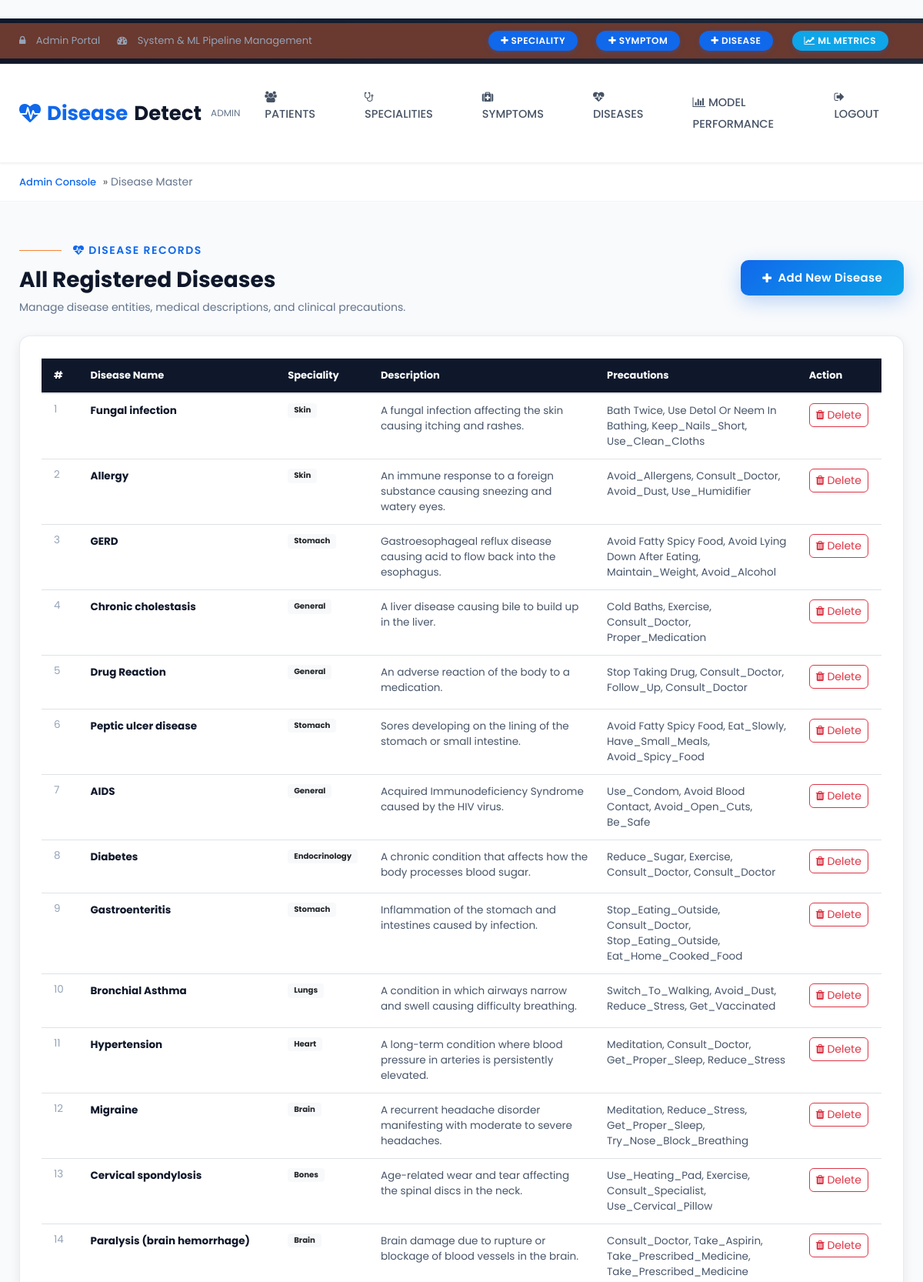
Page /diseasemaster (signed in, upper part) on the committed database.
### app/models.py (models this page shows)
class Disease(models.Model):
    name = models.TextField(primary_key=True)
    description = models.TextField()
    precautions = models.TextField()
    speciality = models.ForeignKey(Speciality, on_delete=models.RESTRICT)
    class Meta:
        db_table = 'tblDisease'

class Speciality(models.Model):
    name = models.TextField(primary_key=True)
    class Meta:
        db_table = 'tblSpeciality'

### app/views.py (the view)
def disease_master(request):
    if 'alogin' in request.session and request.session['alogin']:
        diseases = None
        message  = ''
        try:
            if request.method == "POST":
                disease = Disease.objects.get(name=request.POST.get("name"))
                disease.delete()
                message = 'Disease deleted successfully..'
            diseases = Disease.objects.all()
        except Exception as ex:
            message = ex
        return render(request, 'admin/disease_master.html', {'message': message, 'diseases': diseases})
    else:
        return redirect(login)

### templates/admin/disease_master.html (shortened to what this page needs)
﻿{% extends "admin/base.html" %}
{% block content %}
<nav id="breadcrumbs" class="breadcrumbs">
    <div class="container page-wrapper">
        <a href="/patientmaster">Admin Console</a> &raquo; <span class="breadcrumb_last" aria-current="page">Disease Master</span>
    </div>
</nav>
<section class="py-5" style="background: #f8fafc; min-height: 85vh;">
    <div class="container">
        <div class="d-flex flex-wrap justify-content-between align-items-center mb-4">
            <div>
                <h6 class="sub-title"><i class="fa fa-heartbeat"></i> Disease Records</h6>
                <h2 class="hny-title" style="font-size: 28px;">All Registered Diseases</h2>
                <p style="color: #64748b; font-size: 14px; margin: 4px 0 0;">
                    Manage disease entities, medical descriptions, and clinical precautions.
                </p>
            </div>
            <div class="mt-3 mt-md-0">
                <a href="/adddisease" class="btn btn-modern-primary">
                    <i class="fa fa-plus"></i> Add New Disease
                </a>
            </div>
        </div>
        <div class="modern-card">
            <div class="table-responsive">
                <table class="table table-hover align-middle mb-0">
                    <thead style="background: #0f172a; color: white; font-size: 13px;">
                        <tr>
                            <th style="padding: 12px 16px;">#</th>
                            <th>Disease Name</th>
                            <th>Speciality</th>
                            <th>Description</th>
                            <th>Precautions</th>
                            <th>Action</th>
                        </tr>
                    </thead>
                    <tbody style="font-size: 13.5px;">
                        {% for disease in diseases %}
                        <tr>
                            <td style="padding: 10px 16px; color: #94a3b8;">{{ forloop.counter }}</td>
                            <td style="font-weight: 700; color: #0f172a;">{{ disease.name }}</td>
                            <td><span class="badge badge-light px-2 py-1">{{ disease.speciality.name }}</span></td>
                            <td style="max-width: 280px; color: #475569;">{{ disease.description }}</td>
                            <td style="max-width: 250px; color: #475569;">{{ disease.precautions }}</td>
                            <td>
                                <form method="post" onsubmit="return confirm('Delete this disease record?');">
                                    <button type="submit" class="btn btn-sm btn-outline-danger" style="border-radius: 6px;">
                                        <i class="fa fa-trash"></i> Delete
                                    </button>
                                </form>
                            </td>
                        </tr>
                        {% empty %}
                        <tr>
                            <td colspan="6" class="text-center py-4 text-muted">
                                No custom diseases in database. ML model is using dataset diseases.
                            </td>
                        </tr>
                        {% endfor %}
                    </tbody>
                </table>
            </div>
        </div>
    </div>
</section>
{% endblock %}

### static/css/modern-custom.css (style rules this page uses)
:root { --primary: #1068eb; --primary-dark: #0a4ebd; --primary-light: #e8f1fd; --secondary: #0ea5e9; --success: #10b981; --success-light: #d1fae5; --warning: #f59e0b; --warning-light: #fef3c7; --danger: #ef4444; --danger-light: #fee2e2; --dark: #0f172a; --gray-900: #1e293b; --gray-700: #334155; --gray-500: #64748b; --gray-300: #cbd5e1; --gray-100: #f1f5f9; --gray-50: #f8fafc; --white: #ffffff; --radius-sm: 8px; --radius-md: 14px; --radius-lg: 20px; --shadow-sm: 0 1px 3px rgba(15, 23, 42, 0.06); --shadow-md: 0 4px 14px rgba(15, 23, 42, 0.08); --shadow-lg: 0 12px 30px rgba(15, 23, 42, 0.12); --shadow-primary: 0 8px 24px rgba(16, 104, 235, 0.25); --transition: all 0.25s cubic-bezier(0.4, 0, 0.2, 1); }
body { background-color: #f8fafc !important; font-family: 'Poppins', -apple-system, BlinkMacSystemFont, "Segoe UI", Roboto, sans-serif !important; color: var(--gray-700); }
.breadcrumbs { background: var(--white) !important; padding: 14px 0 !important; border-bottom: 1px solid var(--gray-100); font-size: 13.5px; }
.breadcrumbs a { color: var(--primary) !important; text-decoration: none; font-weight: 500; }
.breadcrumbs .breadcrumb_last { color: var(--gray-500); }
.sub-title { color: var(--primary) !important; font-weight: 600 !important; font-size: 14px !important; text-transform: uppercase; letter-spacing: 1.5px; margin-bottom: 6px; }
.hny-title { color: var(--dark) !important; font-weight: 700 !important; font-size: 28px !important; line-height: 1.3; }
.modern-card { background: var(--white); border-radius: var(--radius-md); border: 1px solid rgba(226, 232, 240, 0.8); box-shadow: var(--shadow-md); padding: 28px; transition: var(--transition); }
.btn-modern-primary, .btn-contact { background: linear-gradient(135deg, var(--primary), var(--secondary)) !important; color: var(--white) !important; border: none !important; border-radius: 10px !important; padding: 12px 28px !important; font-weight: 600 !important; font-size: 15px !important; letter-spacing: 0.3px; box-shadow: var(--shadow-primary); transition: var(--transition) !important; display: inline-flex; align-items: center; justify-content: center; gap: 8px; cursor: pointer; }

### rows in the picture
Disease: name "Fungal infection", speciality.name "Skin", description "A fungal infection affecting the skin causing itching and rashes.", precautions "Bath Twice, Use Detol Or Neem In Bathing, Keep_Nails_Short, Use_Clean_Cloths"
Disease: name "Allergy", speciality.name "Skin", description "An immune response to a foreign substance causing sneezing and watery eyes.", precautions "Avoid_Allergens, Consult_Doctor, Avoid_Dust, Use_Humidifier"
Disease: name "GERD", speciality.name "Stomach", description "Gastroesophageal reflux disease causing acid to flow back into the esophagus.", precautions "Avoid Fatty Spicy Food, Avoid Lying Down After Eating, Maintain_Weight, Avoid_Alcohol"
Disease: name "Chronic cholestasis", speciality.name "General", description "A liver disease causing bile to build up in the liver.", precautions "Cold Baths, Exercise, Consult_Doctor, Proper_Medication"
Disease: name "Drug Reaction", speciality.name "General", description "An adverse reaction of the body to a medication.", precautions "Stop Taking Drug, Consult_Doctor, Follow_Up, Consult_Doctor"
Disease: name "Peptic ulcer disease", speciality.name "Stomach", description "Sores developing on the lining of the stomach or small intestine.", precautions "Avoid Fatty Spicy Food, Eat_Slowly, Have_Small_Meals, Avoid_Spicy_Food"
Disease: name "AIDS", speciality.name "General", description "Acquired Immunodeficiency Syndrome caused by the HIV virus.", precautions "Use_Condom, Avoid Blood Contact, Avoid_Open_Cuts, Be_Safe"
Disease: name "Diabetes", speciality.name "Endocrinology", description "A chronic condition that affects how the body processes blood sugar.", precautions "Reduce_Sugar, Exercise, Consult_Doctor, Consult_Doctor"
Disease: name "Gastroenteritis", speciality.name "Stomach", description "Inflammation of the stomach and intestines caused by infection.", precautions "Stop_Eating_Outside, Consult_Doctor, Stop_Eating_Outside, Eat_Home_Cooked_Food"
Disease: name "Bronchial Asthma", speciality.name "Lungs", description "A condition in which airways narrow and swell causing difficulty breathing.", precautions "Switch_To_Walking, Avoid_Dust, Reduce_Stress, Get_Vaccinated"
Disease: name "Hypertension", speciality.name "Heart", description "A long-term condition where blood pressure in arteries is persistently elevated.", precautions "Meditation, Consult_Doctor, Get_Proper_Sleep, Reduce_Stress"
Disease: name "Migraine", speciality.name "Brain", description "A recurrent headache disorder manifesting with moderate to severe headaches.", precautions "Meditation, Reduce_Stress, Get_Proper_Sleep, Try_Nose_Block_Breathing"
Disease: name "Cervical spondylosis", speciality.name "Bones", description "Age-related wear and tear affecting the spinal discs in the neck.", precautions "Use_Heating_Pad, Exercise, Consult_Specialist, Use_Cervical_Pillow"
Disease: name "Paralysis (brain hemorrhage)", speciality.name "Brain", description "Brain damage due to rupture or blockage of blood vessels in the brain.", precautions "Consult_Doctor, Take_Aspirin, Take_Prescribed_Medicine, Take_Prescribed_Medicine"
